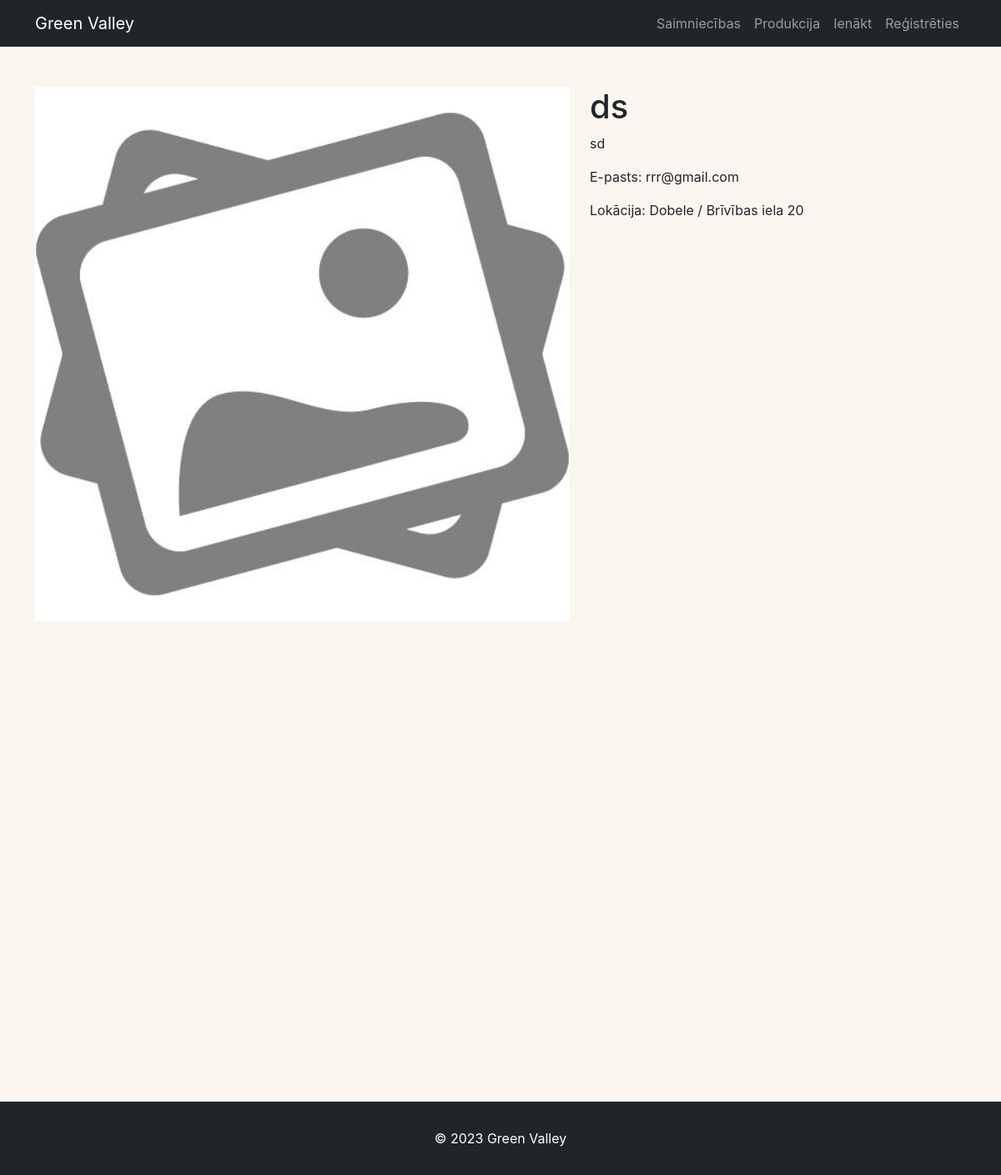
Page /farm/1/ on the committed database.
### users/models.py (models this page shows, shortened)
class Farm(models.Model):
    owner = models.OneToOneField(
        Profile, on_delete=models.CASCADE, blank=True, null=True
    )
    name = models.CharField(max_length=200)
    description = models.TextField()
    foto = models.ImageField(null=True, blank=False,
                             default='default_farm.jpg',)
    phone_regex = RegexValidator(
        regex=r'^\d{8}$'
    )
    phone = models.CharField(
        max_length=8,
        blank=True,
        null=True,
        validators=[phone_regex]
    )
    country = models.CharField(max_length=200, default="Latvija")
    city = models.CharField(max_length=200)
    address = models.CharField(max_length=200)
    latitude = models.CharField(max_length=200, blank=True, null=True)
    longitude = models.CharField(max_length=200, blank=True, null=True)
    date = models.DateTimeField(default=timezone.now)

class Profile(models.Model):
    id = models.UUIDField(default=uuid.uuid4, unique=True,
                          primary_key=True, editable=False)
    user = models.OneToOneField(
        User, on_delete=models.CASCADE, null=True, blank=True)
    username = models.CharField(max_length=200, )
    first_name = models.CharField(max_length=100, blank=True, null=True)
    last_name = models.CharField(max_length=100, blank=True, null=True)
    email = models.EmailField(max_length=500, )
    foto = models.ImageField(null=True, blank=False,
                             default='default_profile.jpg',)
    phone_regex = RegexValidator(
        regex=r'^\d{8}$'
    )
    phone = models.CharField(
        max_length=8,
        blank=True,
        null=True,
        validators=[phone_regex]
    )
    date = models.DateTimeField(default=timezone.now)

### users/views.py (the view)
# urls.py: path('farm/<str:pk>/', views.farm, name='farm'),
def farm(request, pk):
    try:
        farm = Farm.objects.get(id=pk)
        latitude = float(farm.latitude) if farm.latitude else None
        longitude = float(farm.longitude) if farm.longitude else None
    except (Farm.DoesNotExist, ValueError):
        farm = None
        latitude = None
        longitude = None
    context = {'farm': farm, 'latitude': latitude, 'longitude': longitude}
    return render(request, 'users/farm.html', context)

### users/templates/users/farm.html (shortened to what this page needs)
{% extends 'main.html' %} {% block content %}
<div class="container" style="margin-top: 3rem">
  <div class="row" id="features">
    <div class="col-sm-7 feature">
      <img
        src="{{ farm.foto.url }}"
        alt="Web Design"
        class="img-circle"
        style="width: 100%"
      />
      {% if farm and latitude and longitude %}
      <div id="map"></div>
      {% endif %}
    </div>
    <div class="col-sm-5 feature">
      <h1>{{farm.name}}</h1>
      <p>{{farm.description}}</p>
      <p>E-pasts: {{farm.owner.email}}</p>
      <p>Lokācija: {{farm.city}} / {{farm.address}}</p>
    </div>
  </div>
</div>
{% endblock content %}

### static/css/styles.css (style rules this page uses)
body { font-family: "Inter", sans-serif; background: #faf5ef; margin: 0; padding: 0; }
#map { width: 100%; height: 30em; margin: 2em auto; }

### rows in the picture
Farm: foto (placeholder picture), name "ds", description "sd", owner.email "rrr@gmail.com", city "Dobele", address "Brīvības iela 20"
